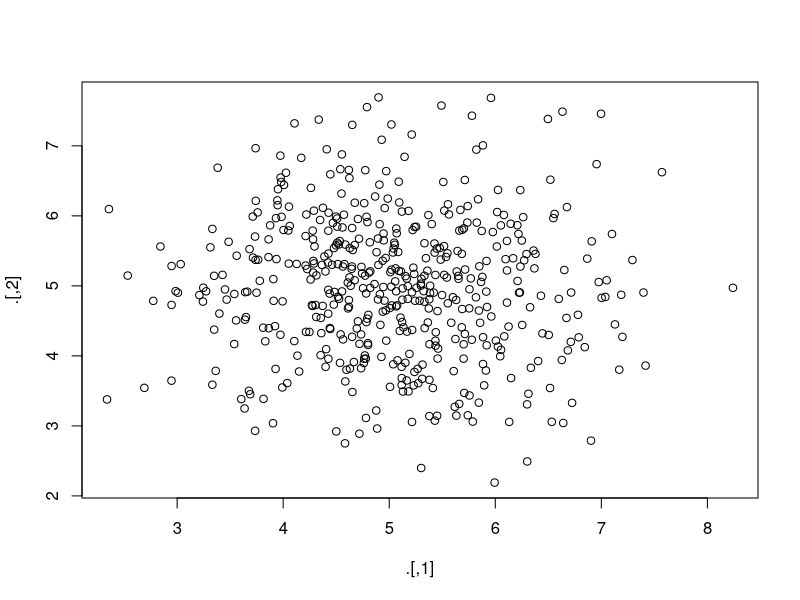
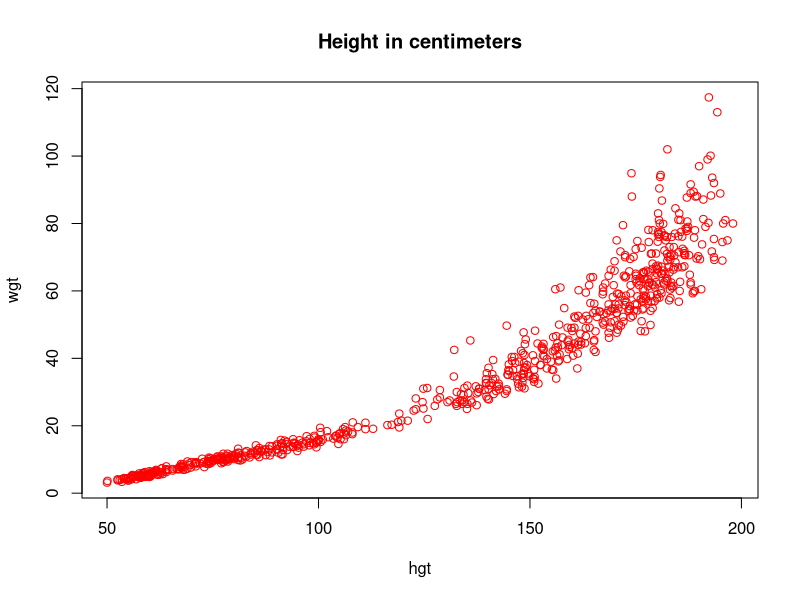
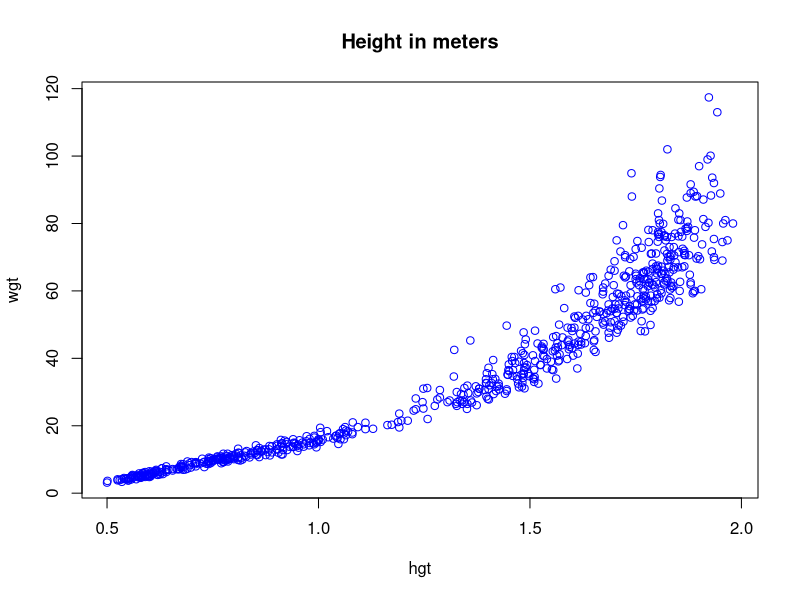
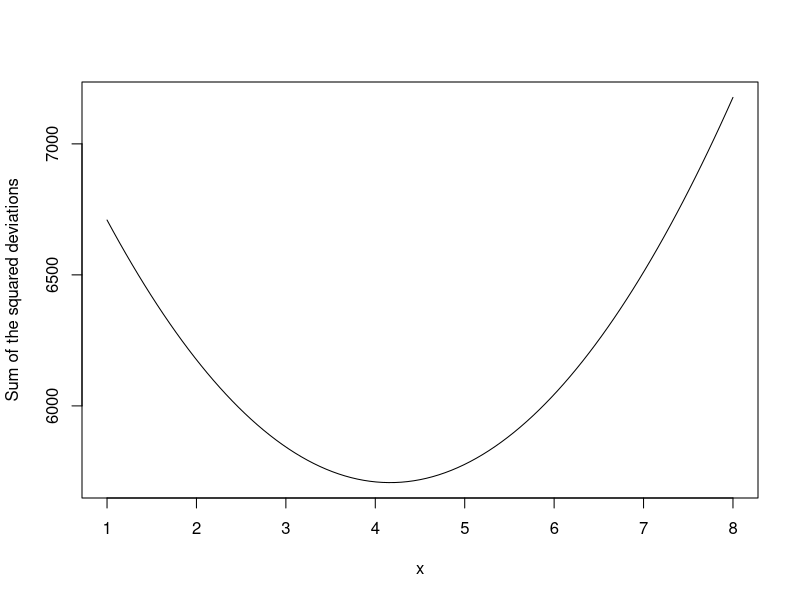
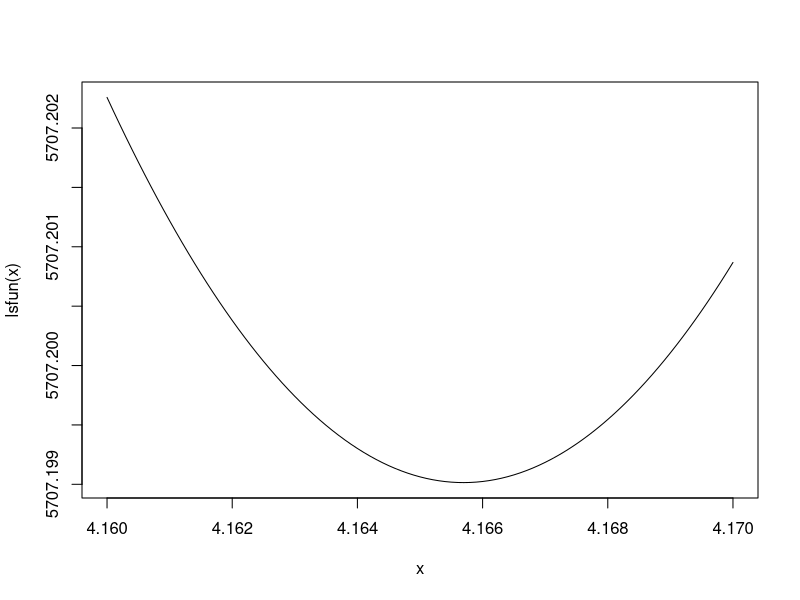

Here is the R script that generated these plots, in order:
## ---- chunk 1
printAnswers <- TRUE
## ---- chunk 2
library(dplyr)
library(magrittr)
library(mice)
## ---- chunk 3
set.seed(123)
## ---- chunk 4
rnorm(1000, 5) %>%
  matrix(ncol = 2) %>%
  plot()
## ---- chunk 5
anscombe %>%
  cor()
## ---- chunk 6
anscombe %>%
  subset(select = c(x4, y4)) %>%
  cor()
## ---- chunk 7
anscombe %$%
  cor(x4, y4)
## ---- chunk 8
boys %>%
  subset(select = c("wgt", "hgt")) %>%
  cor(use = "pairwise.complete.obs")
## ---- chunk 9
boys %>%
  subset(select = c("wgt", "hgt")) %>%
  na.omit() %>%
  cor()
## ---- chunk 10
boys %$% 
  cor(hgt, wgt, use = "pairwise.complete.obs")
## ---- chunk 11
boys %>%
  transform(hgt = hgt / 100) %$%
  mean(hgt, na.rm = TRUE)
## ---- chunk 12
boys %>%
  subset(select = c(hgt, wgt)) %T>%
  plot(col = "red", main = "Height in centimeters") %>%
  transform(hgt = hgt / 100) %>%
  plot(col = "blue", main = "Height in meters")
## ---- chunk 13
set.seed(32083)
x <- rnorm(100, mean=3, sd=7)
y <- c(rnorm(50, mean = 2, sd = 3), rnorm(50, mean = 9, sd = 2))
save(x, file = "Exercise4_data.RData")
## ---- chunk 14
mean(x)
## ---- chunk 15
mu = 3
deviations <- x - mu
ssd <- sum(deviations^2)
## ---- chunk 16
ssd2 <- apply(X = outer(x, mu, FUN = "-")^2, 
              MARGIN = 2, 
              FUN = sum)
## ---- chunk 17
identical(ssd, ssd2)
## ---- chunk 18
c(ssd, ssd2)
## ---- chunk 19
myfunction <- function(arguments){
  hereyourfunctioncode
}
## ---- chunk 20
mean.sd <- function(argument1, argument2){
  mean1 <- mean(argument1) 
  mean2 <- mean(argument2)
  sd1 <- sd(argument1)
  sd2 <- sd(argument2)
  result <- data.frame(mean = c(mean1, mean2),
                       sd = c(sd1, sd2), 
                       row.names = c("first", "second"))
  return(result)
}
## ---- chunk 21
mean.sd(argument1 = 1:10,
        argument2 = 3:8)
## ---- chunk 22
mean.sd(1:10, 3:8)
## ---- chunk 23
lsfun <- function(meanestimate) apply(outer(x, meanestimate, "-")^2, 2, sum)
## ---- chunk 24
lsfun2 <- function(meanestimate){
  apply(outer(x, meanestimate, "-")^2, 
        MARGIN =  2, 
        FUN = sum)
}
## ---- chunk 25
lsfun3 <- function(meanestimate){
  outer(x, meanestimate, "-")^2 %>%
    apply(MARGIN = 2, FUN = sum)
}
## ---- chunk 26
curve(lsfun, from = 1, to = 8, ylab = "Sum of the squared deviations")
## ---- chunk 27
curve(lsfun, from = 4.16, to = 4.17)
